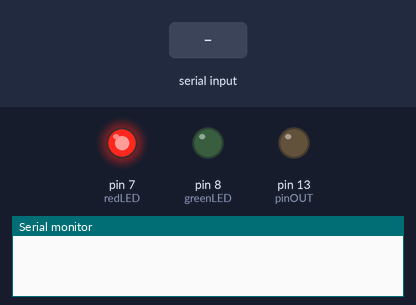
Bench run of a sketch on a simulated Arduino Uno, built with avr-gcc and run on an emulated ATmega328P. Parts: output pins drawn as LEDs (lit = HIGH), the last lines printed to the serial monitor. The inputs (shaded band) are chosen by the test bench.

Above: at 1.2 s.
1.3 s: "1" received over Serial
At 2.5 s:
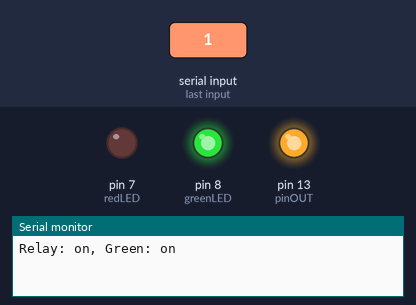
2.8 s: "0" received over Serial
At 3.6 s:
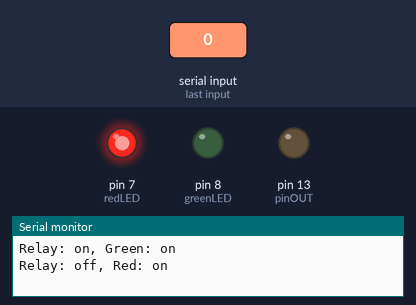
Timing chart, 0 to 5.8 s (numbered marks = the images above; inputs shaded):
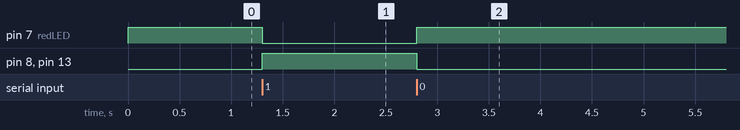

Measured:
- after the input at 1.3 s, pin 7 (redLED): HIGH → LOW at once; pin 8 (greenLED), pin 13 (pinOUT): LOW → HIGH at once
- after the input at 2.8 s, pin 7 (redLED): LOW → HIGH at once; pin 8 (greenLED), pin 13 (pinOUT): HIGH → LOW at once

The sketch:

Bluetooth_Module.ino
```cpp
int pinOUT = 13;
int redLED = 7;
int greenLED = 8;
int state = 0;
int flag = 0;

void setup() {
 pinMode(13, OUTPUT);
 pinMode(8, OUTPUT);
 pinMode(7,OUTPUT);
 digitalWrite(pinOUT, LOW);
 digitalWrite(redLED, HIGH);
 digitalWrite(greenLED, LOW);
 Serial.begin(9600); // Default connection rate for my BT module
}

void loop() {

 if(Serial.available() > 0){
 state = Serial.read();
 flag=0;
 }

 if (state == '0') {
 digitalWrite(pinOUT, LOW);
 digitalWrite(redLED, HIGH);
 digitalWrite(greenLED, LOW);
 if(flag == 0){
 Serial.println("Relay: off, Red: on");
 flag = 1;
 }
 }

 else if (state == '1') {
 digitalWrite(pinOUT, HIGH);
 digitalWrite(greenLED, HIGH);
 digitalWrite(redLED, LOW);
 if(flag == 0){
 Serial.println("Relay: on, Green: on");
 flag = 1;
 }
 }
}
```
